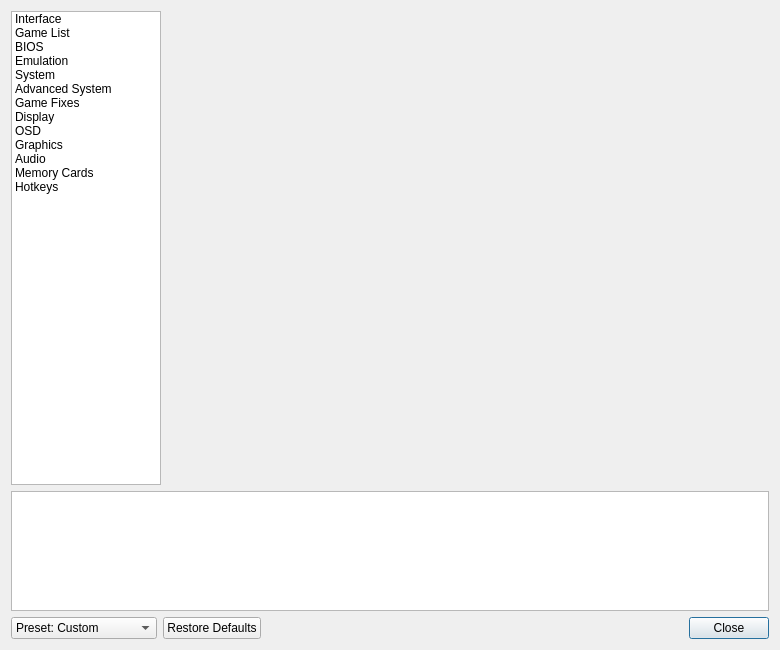
<?xml version="1.0" encoding="UTF-8"?>
<ui version="4.0">
 <class>SettingsDialog</class>
 <widget class="QDialog" name="SettingsDialog">
  <property name="windowModality">
   <enum>Qt::WindowModal</enum>
  </property>
  <property name="geometry">
   <rect>
    <x>0</x>
    <y>0</y>
    <width>780</width>
    <height>650</height>
   </rect>
  </property>
  <property name="sizePolicy">
   <sizepolicy hsizetype="Expanding" vsizetype="Expanding">
    <horstretch>0</horstretch>
    <verstretch>0</verstretch>
   </sizepolicy>
  </property>
  <property name="windowTitle">
   <string>PCSX2 Settings</string>
  </property>
  <layout class="QGridLayout" name="gridLayout" columnstretch="0,1">
   <item row="0" column="0">
    <widget class="QListWidget" name="settingsCategory">
     <property name="sizePolicy">
      <sizepolicy hsizetype="Expanding" vsizetype="Expanding">
       <horstretch>0</horstretch>
       <verstretch>0</verstretch>
      </sizepolicy>
     </property>
     <property name="minimumSize">
      <size>
       <width>150</width>
       <height>0</height>
      </size>
     </property>
     <property name="maximumSize">
      <size>
       <width>150</width>
       <height>16777215</height>
      </size>
     </property>
     <property name="iconSize">
      <size>
       <width>32</width>
       <height>32</height>
      </size>
     </property>
     <item>
      <property name="text">
       <string>Interface</string>
      </property>
      <property name="icon">
       <iconset theme="settings-3-line"/>
      </property>
     </item>
     <item>
      <property name="text">
       <string>Game List</string>
      </property>
      <property name="icon">
       <iconset theme="folder-settings-line"/>
      </property>
     </item>
     <item>
      <property name="text">
       <string>BIOS</string>
      </property>
      <property name="icon">
       <iconset theme="hard-drive-2-line"/>
      </property>
     </item>
     <item>
      <property name="text">
       <string>Emulation</string>
      </property>
      <property name="icon">
       <iconset theme="dashboard-line"/>
      </property>
     </item>
     <item>
      <property name="text">
       <string>System</string>
      </property>
      <property name="icon">
       <iconset theme="artboard-2-line"/>
      </property>
     </item>
     <item>
      <property name="text">
       <string>Advanced System</string>
      </property>
      <property name="icon">
       <iconset theme="artboard-2-line"/>
      </property>
     </item>   
     <item>
      <property name="text">
       <string>Game Fixes</string>
      </property>
      <property name="icon">
       <iconset theme="close-line"/>
      </property>
     </item>       
     <item>
      <property name="text">
       <string>Display</string>
      </property>
      <property name="icon">
       <iconset theme="window-2-line"/>
      </property>
     </item>
     <item>
      <property name="text">
       <string>OSD</string>
      </property>
      <property name="icon">
       <iconset theme="tv-2-line"/>
      </property>
     </item>
     <item>
      <property name="text">
       <string>Graphics</string>
      </property>
      <property name="icon">
       <iconset theme="brush-line"/>
      </property>
     </item>
     <item>
      <property name="text">
       <string>Audio</string>
      </property>
      <property name="icon">
       <iconset theme="volume-up-line"/>
      </property>
     </item>
     <item>
      <property name="text">
       <string>Memory Cards</string>
      </property>
      <property name="icon">
       <iconset theme="sd-card-line"/>
      </property>
     </item>
     <item>
      <property name="text">
       <string>Hotkeys</string>
      </property>
      <property name="icon">
       <iconset theme="keyboard-line"/>
      </property>
     </item>
    </widget>
   </item>
   <item row="0" column="1">
    <widget class="QStackedWidget" name="settingsContainer">
     <property name="minimumSize">
      <size>
       <width>500</width>
       <height>0</height>
      </size>
     </property>
     <property name="currentIndex">
      <number>0</number>
     </property>
     <widget class="QWidget" name="page"/>
     <widget class="QWidget" name="page_2"/>
    </widget>
   </item>
   <item row="1" column="0" colspan="2">
    <widget class="QTextEdit" name="helpText">
     <property name="minimumSize">
      <size>
       <width>0</width>
       <height>120</height>
      </size>
     </property>
     <property name="maximumSize">
      <size>
       <width>16777215</width>
       <height>120</height>
      </size>
     </property>
     <property name="readOnly">
      <bool>true</bool>
     </property>
    </widget>
   </item>
   <item row="2" column="0" colspan="2">
    <layout class="QHBoxLayout" name="horizontalLayout_2">
     <item>
      <widget class="QComboBox" name="settingsPreset">
       <item>
        <property name="text">
         <string>Preset: Custom</string>
        </property>
       </item>
       <item>
        <property name="text">
         <string>Preset: Safe (Default)</string>
        </property>
       </item>
       <item>
        <property name="text">
         <string>Preset: Fast</string>
        </property>
       </item>
      </widget>
     </item>
     <item>
      <widget class="QPushButton" name="restoreDefaultsButton">
       <property name="text">
        <string>Restore Defaults</string>
       </property>
      </widget>
     </item>
     <item>
      <spacer name="horizontalSpacer">
       <property name="orientation">
        <enum>Qt::Horizontal</enum>
       </property>
       <property name="sizeHint" stdset="0">
        <size>
         <width>40</width>
         <height>20</height>
        </size>
       </property>
      </spacer>
     </item>
     <item>
      <widget class="QPushButton" name="closeButton">
       <property name="text">
        <string>Close</string>
       </property>
       <property name="default">
        <bool>true</bool>
       </property>
      </widget>
     </item>
    </layout>
   </item>
  </layout>
 </widget>
 <resources>
  <include location="../resources/resources.qrc"/>
 </resources>
 <connections/>
</ui>
